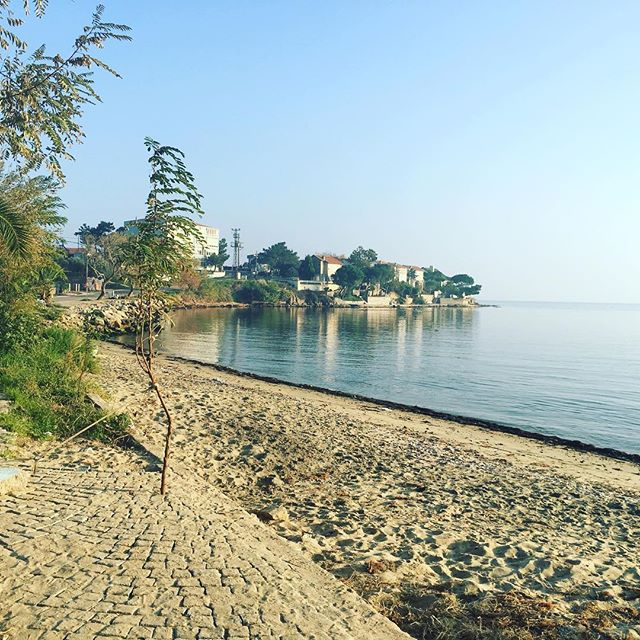
#> input picture tatlisu.jpg, 640 x 640 px
$ python imageProcessing.py   (older library calls are emulated)
#> lines starting #> are read from the running program, lines starting #| are printed output that depends on the picture
import cv2
import numpy as np
from matplotlib import pyplot as plt
#goruntu okuma ( Gri tonlamalı resim yükleme)
img = cv2.imread('tatlisu.jpg',0)
#> img: shape (640, 640); min 0, max 255, mean 171.9
#'s' tuşuna basarak görüntü kaydetme
k = cv2.waitKey(0) & 0XFF
#> (key Esc is pressed here)
if k == 27:  # wait for ESC key to exit
    cv2.destroyAllWindows()

elif k == ord('s'):  # wait for 's' key to save and exit
    cv2.imwrite('messigray.png', img)
    cv2.destroyAllWindows()

laplacian = cv2.Laplacian(img,cv2.CV_64F)
sobelx = cv2.Sobel(img,cv2.CV_64F,1,0,ksize=5)
sobely = cv2.Sobel(img,cv2.CV_64F,0,1,ksize=5)

cv2.imwrite('Laplacian.png',laplacian)
cv2.imwrite('sobelx.png',sobelx)
cv2.imwrite('sobely.png',sobely)

plt.subplot(2,2,1),plt.imshow(img,cmap = 'gray')
plt.title('Original'), plt.xticks([]), plt.yticks([])
#1. Filtrelenme Laplacian tekniğiyle
plt.subplot(2,2,2),plt.imshow(laplacian,cmap = 'gray')
plt.title('Laplacian'), plt.xticks([]), plt.yticks([])
#2. Filtrelenme Sobel X tekniğiyle
plt.subplot(2,2,3),plt.imshow(sobelx,cmap = 'gray')
plt.title('Sobel X'), plt.xticks([]), plt.yticks([])
#3. Filtrelenme Sobel Y tekniğiyle
plt.subplot(2,2,4),plt.imshow(sobely,cmap = 'gray')
plt.title('Sobel Y'), plt.xticks([]), plt.yticks([])
plt.show()
#4. Filtrelenme Blur tekniğiyle
img1 = cv2.imread('tatlisu1.jpg',0)
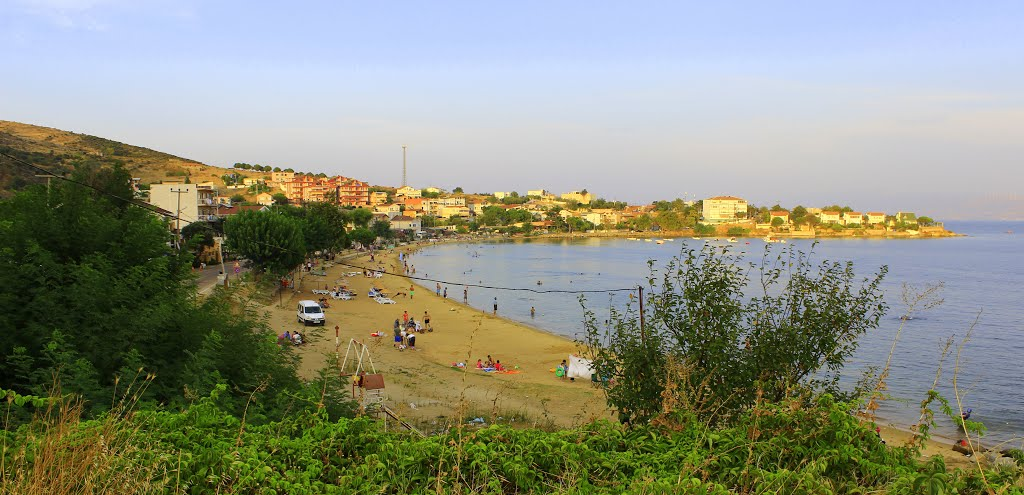
#> input picture tatlisu1.jpg, 1024 x 495 px
#> img1: shape (495, 1024); min 0, max 255, mean 140
blur = cv2.blur(img1,(5,5))
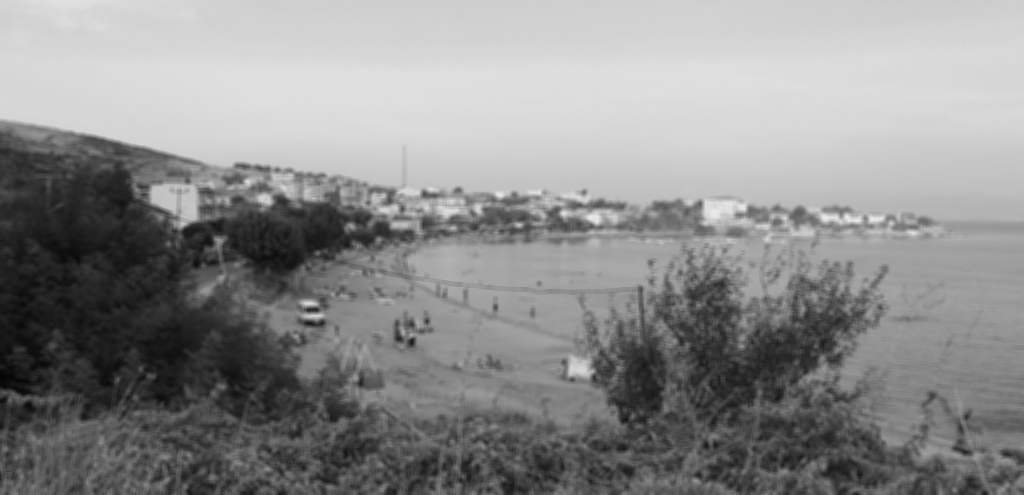
#> blur: shape (495, 1024); min 5, max 237, mean 140
median = cv2.medianBlur(img1,5)
blur2 = cv2.bilateralFilter(img1,9,75,75)
#5. Filtreleme Low Pass Filter Tekniğiyle
plt.subplot(141),plt.imshow(img1),plt.title('Original')
plt.xticks([]), plt.yticks([])
plt.subplot(142),plt.imshow(blur),plt.title('Blurred')
plt.xticks([]), plt.yticks([])
#6. Filtrelenme medianBlur Tekniğiyle
plt.subplot(143),plt.imshow(median),plt.title('medianBlur')
plt.xticks([]), plt.yticks([])
#7. Filtrelenme Bilateral Filtering tekniğiyle
plt.subplot(144),plt.imshow(blur2),plt.title('Bilateral Filtering')
plt.xticks([]), plt.yticks([])

plt.show()

kernel = np.ones((5,5),np.float32)/25
dst = cv2.filter2D(img,-1,kernel)
#8. Filtrelenme
plt.subplot(121),plt.imshow(img),plt.title('Original')
plt.xticks([]), plt.yticks([])

plt.subplot(122),plt.imshow(dst),plt.title('Averaging')
plt.xticks([]), plt.yticks([])

#9. Filtrelenme meanFilter Tekniğiyle
image3 = cv2.imread('me.JPG') # reads the image
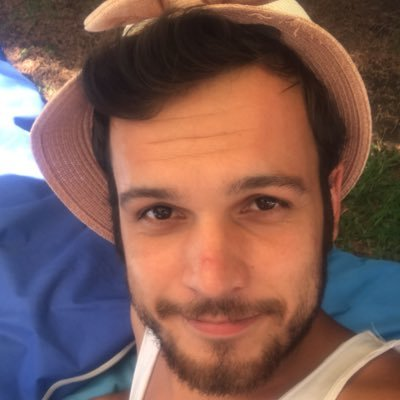
#> input picture me.jpg, 400 x 400 px, found by its file name
#> image3 is the input picture: shape (400, 400, 3); mean B, G, R 85.7, 92.5, 126.1
image3 = cv2.cvtColor(image3, cv2.COLOR_BGR2HSV) # convert to HSV
#> image3: shape (400, 400, 3); mean H, S, V 38.2, 122.2, 139.4
figure_size = 9 # the dimension of the x and y axis of the kernal.
new_image = cv2.blur(image3,(figure_size, figure_size))
#> new_image: shape (400, 400, 3); mean H, S, V 38.2, 122.2, 139.4
plt.figure(figsize=(11,6))
plt.subplot(121), plt.imshow(cv2.cvtColor(image3, cv2.COLOR_HSV2RGB)),plt.title('Original')
plt.xticks([]), plt.yticks([])
plt.subplot(122), plt.imshow(cv2.cvtColor(new_image, cv2.COLOR_HSV2RGB)),plt.title('Mean filter')
plt.xticks([]), plt.yticks([])
plt.show()
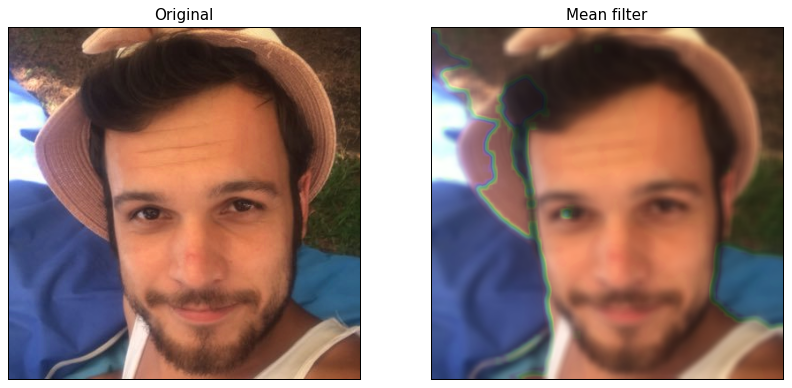
#> figure drawn by matplotlib, 2 panels
#10. Filtrelenme Gaussian Filter tekniğiyle
image4 = cv2.imread('quaresma.JPG')
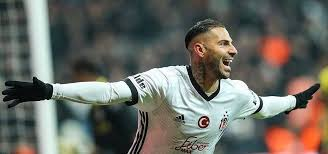
#> input picture quaresma.jpg, 328 x 154 px, found by its file name
#> image4 is the input picture: shape (154, 328, 3); mean B, G, R 99.2, 106.2, 105.8
new_image_gauss = cv2.GaussianBlur(image4, (figure_size, figure_size),0)
plt.figure(figsize=(11,6))
plt.subplot(121), plt.imshow(image4, cmap='gray'),plt.title('Original')
plt.xticks([]), plt.yticks([])
plt.subplot(122), plt.imshow(new_image_gauss, cmap='gray'),plt.title('Gaussian Filter')
plt.xticks([]), plt.yticks([])
plt.show()
#> figure, not shown here; B, G, R data is drawn as R, G, B


img = cv2.imread('pout.jpg',0)
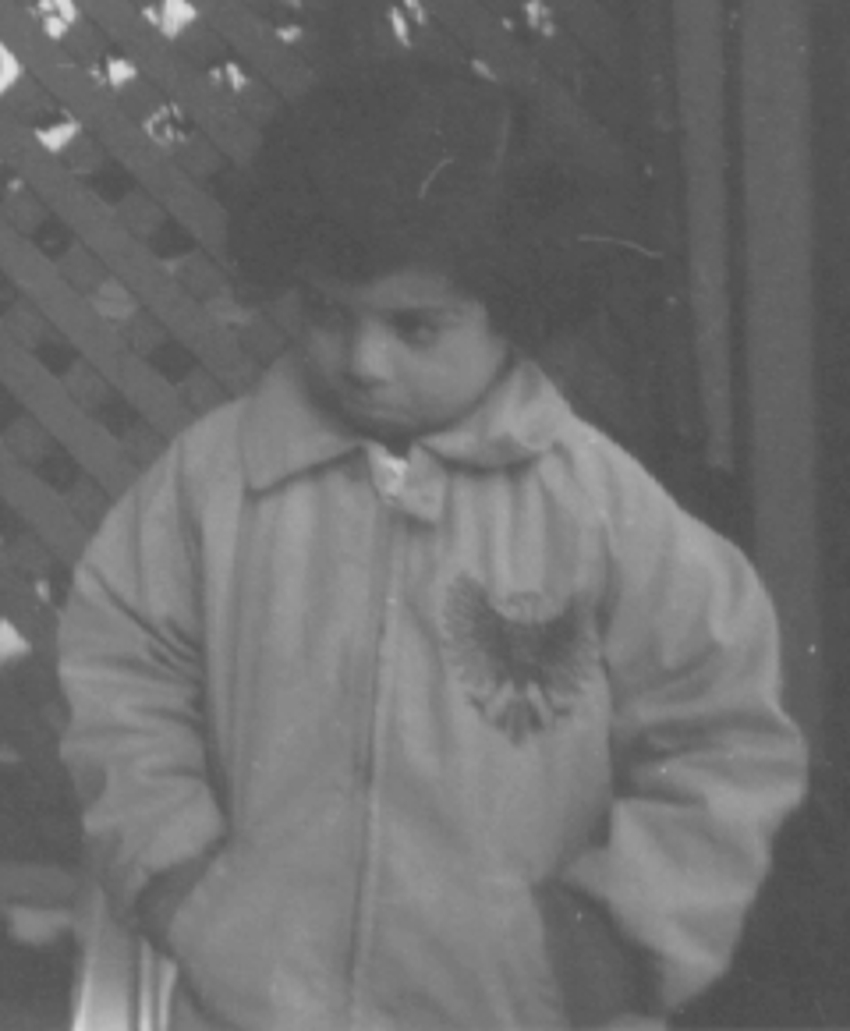
#> input picture pout.jpg, 850 x 1031 px
#> img is the input picture: shape (1031, 850); min 74, max 225, mean 110.3

rows,cols = img.shape
#> rows = 1031; cols = 850
M = cv2.getRotationMatrix2D((cols/2,rows/2),90,1)
dst = cv2.warpAffine(img,M,(cols,rows))
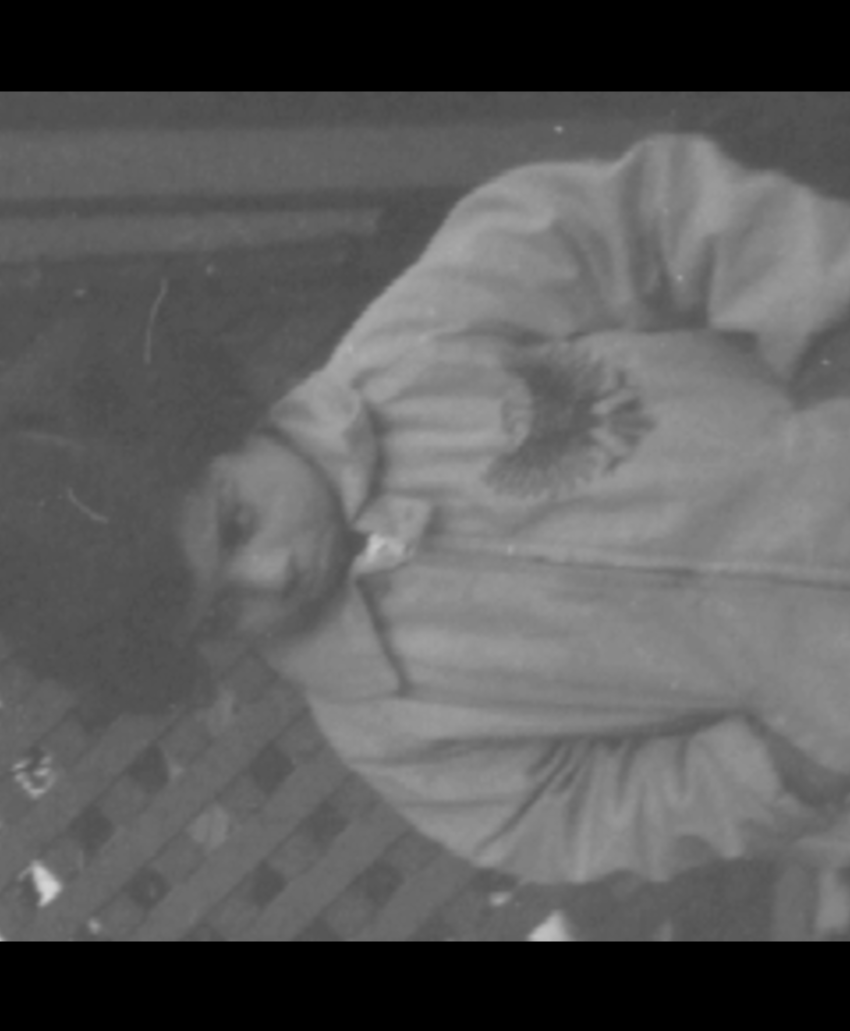
#> dst: shape (1031, 850); min 0, max 211, mean 91.7


plt.show()
